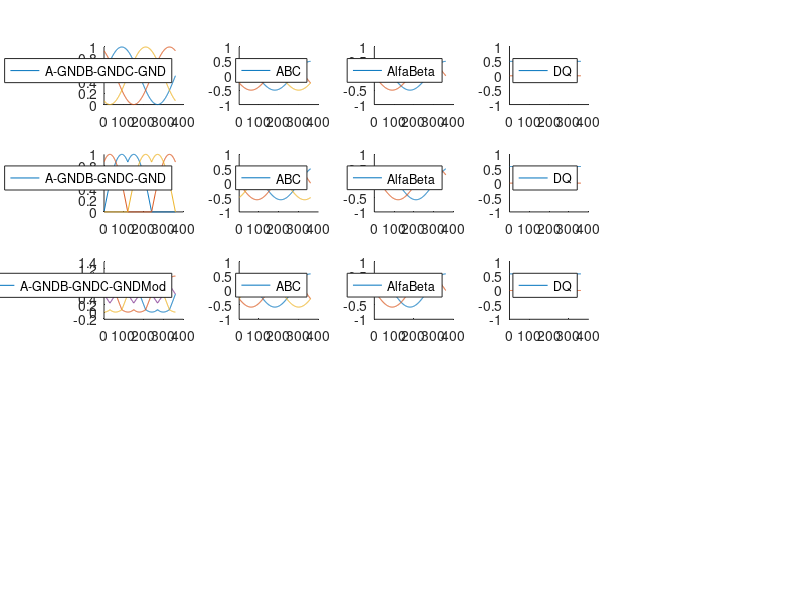

The MATLAB script that drew this image:
close all;
clear all;

ang = 1:1:360;
                                                % SINOSUIDAL CONTROL
% PHASE TO GROUND VOLTAGES
sinA_GND = (sin(deg2rad(ang))+1)/2;
sinB_GND = (sin(deg2rad(ang+120))+1)/2;
sinC_GND = (sin(deg2rad(ang+240))+1)/2;

subplot(5,5,1);
hold on;
plot(sinA_GND);
plot(sinB_GND);
plot(sinC_GND);
legend(["A-GND","B-GND","C-GND"]);

% PHASE VOLTAGES
sinA = (sinB_GND-sinC_GND)/sqrt(3);
sinB = (sinC_GND-sinA_GND)/sqrt(3);
sinC = (sinA_GND-sinB_GND)/sqrt(3);

subplot(5,5,2);
hold on;
plot(sinA);
plot(sinB);
plot(sinC);
legend(["A","B","C"]);
ylim([-1,1]);

% ALFA BETA
sin_alfa = sinA;
sin_beta = (sinB - sinC)/sqrt(3);

subplot(5,5,3);
hold on;
plot(sin_alfa);
plot(sin_beta);
legend(["Alfa","Beta"]);
ylim([-1,1]);

% D-Q

for i = 1:1:360
    tet = deg2rad(-ang(i));
    sin_D(i) = cos(tet)*sin_alfa(i) + sin(tet)*sin_beta(i);
    sin_Q(i) = -sin(tet)*sin_alfa(i) + cos(tet)*sin_beta(i);
end
subplot(5,5,4);
hold on;
plot(sin_D);
plot(sin_Q);
legend(["D","Q"]);
ylim([-1,1]);

                                                    % DUPKOSINUS CONTROL
sin_a = sin(deg2rad(ang));
sin_b = sin(deg2rad(ang+120));
sin_c = sin(deg2rad(ang+240));
for i = 1:1:360
    a = (abs(sin_a(i)));
    b = (abs(sin_b(i)));
    c = (abs(sin_c(i)));
    if i <= 120
        svmA_GND(i) = a;
        svmB_GND(i) = c;
        svmC_GND(i) = 0;
    elseif i <= 240
        svmA_GND(i) = b;
        svmB_GND(i) = 0;
        svmC_GND(i) = c;
    elseif i <= 360
        svmA_GND(i) = 0; 
        svmB_GND(i) = b;
        svmC_GND(i) = a;
    end
end

% PHASE TO GROUND VOLTAGES
subplot(5,5,6);
hold on;
plot(svmA_GND);
plot(svmB_GND);
plot(svmC_GND);
legend(["A-GND","B-GND","C-GND"]);

% PHASE VOLTAGES
svmA = (svmB_GND-svmC_GND)/sqrt(3);
svmB = (svmC_GND-svmA_GND)/sqrt(3);
svmC = (svmA_GND-svmB_GND)/sqrt(3);

subplot(5,5,7);
hold on;
plot(svmA);
plot(svmB);
plot(svmC);
legend(["A","B","C"]);
ylim([-1,1]);

% ALFA BETA
svm_alfa = svmA;
svm_beta = (svmB - svmC)/sqrt(3);

subplot(5,5,8);
hold on;
plot(svm_alfa);
plot(svm_beta);
legend(["Alfa","Beta"]);
ylim([-1,1]);

% D-Q

for i = 1:1:360
    tet = deg2rad(-ang(i)+30);
    svm_D(i) = cos(tet)*svm_alfa(i) + sin(tet)*svm_beta(i);
    svm_Q(i) = -sin(tet)*svm_alfa(i) + cos(tet)*svm_beta(i);
end
subplot(5,5,9);
hold on;
plot(svm_D);
plot(svm_Q);
legend(["D","Q"]);
ylim([-1,1]);

                                                    % SINUS + TRIANGLE

stA_GND = (sin(deg2rad(ang)) - sawtooth(deg2rad(ang+90)*3,1/2)/4)/sqrt(3) + 0.5;
stB_GND = (sin(deg2rad(ang+120)) - sawtooth(deg2rad(ang+210)*3,1/2)/4)/sqrt(3) + 0.5;
stC_GND = (sin(deg2rad(ang+240)) - sawtooth(deg2rad(ang+330)*3,1/2)/4)/sqrt(3) + 0.5;
x = sawtooth(deg2rad(ang+90)*3,1/2)/4;

subplot(5,5,11);
hold on;
plot(stA_GND);
plot(stB_GND);
plot(stC_GND);
plot(x+0.5);
legend(["A-GND","B-GND","C-GND","Mod"]);

% PHASE VOLTAGES
stA = (stB_GND-stC_GND)/sqrt(3);
stB = (stC_GND-stA_GND)/sqrt(3);
stC = (stA_GND-stB_GND)/sqrt(3);

subplot(5,5,12);
hold on;
plot(stA);
plot(stB);
plot(stC);
legend(["A","B","C"]);
ylim([-1,1]);

% ALFA BETA
st_alfa = stA;
st_beta = (stB - stC)/sqrt(3);

subplot(5,5,13);
hold on;
plot(st_alfa);
plot(st_beta);
legend(["Alfa","Beta"]);
ylim([-1,1]);

% D-Q

for i = 1:1:360
    tet = deg2rad(-ang(i)+0);
    st_D(i) = cos(tet)*st_alfa(i) + sin(tet)*st_beta(i);
    st_Q(i) = -sin(tet)*st_alfa(i) + cos(tet)*st_beta(i);
end
subplot(5,5,14);
hold on;
plot(st_D);
plot(st_Q);
legend(["D","Q"]);
ylim([-1,1]);